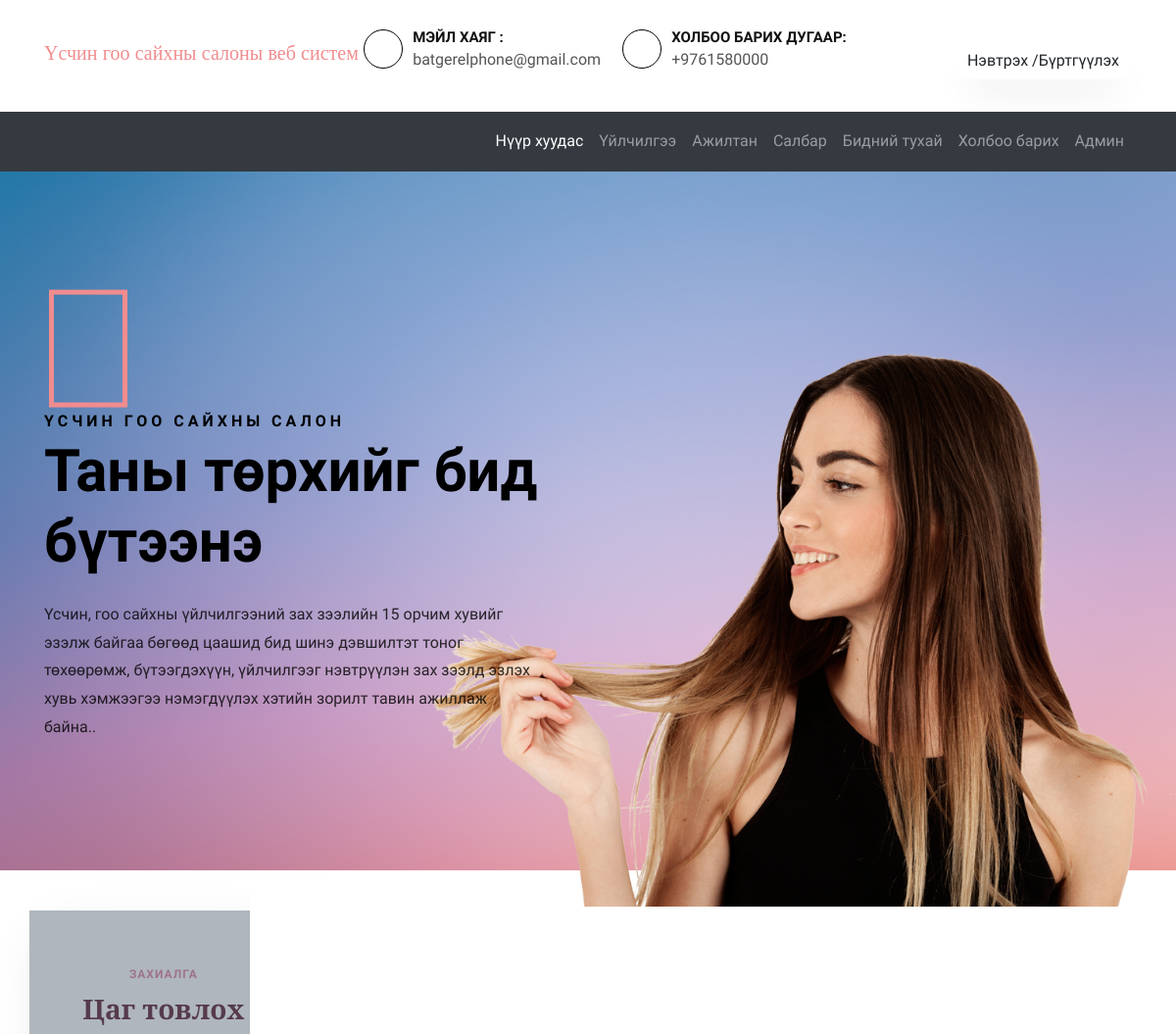
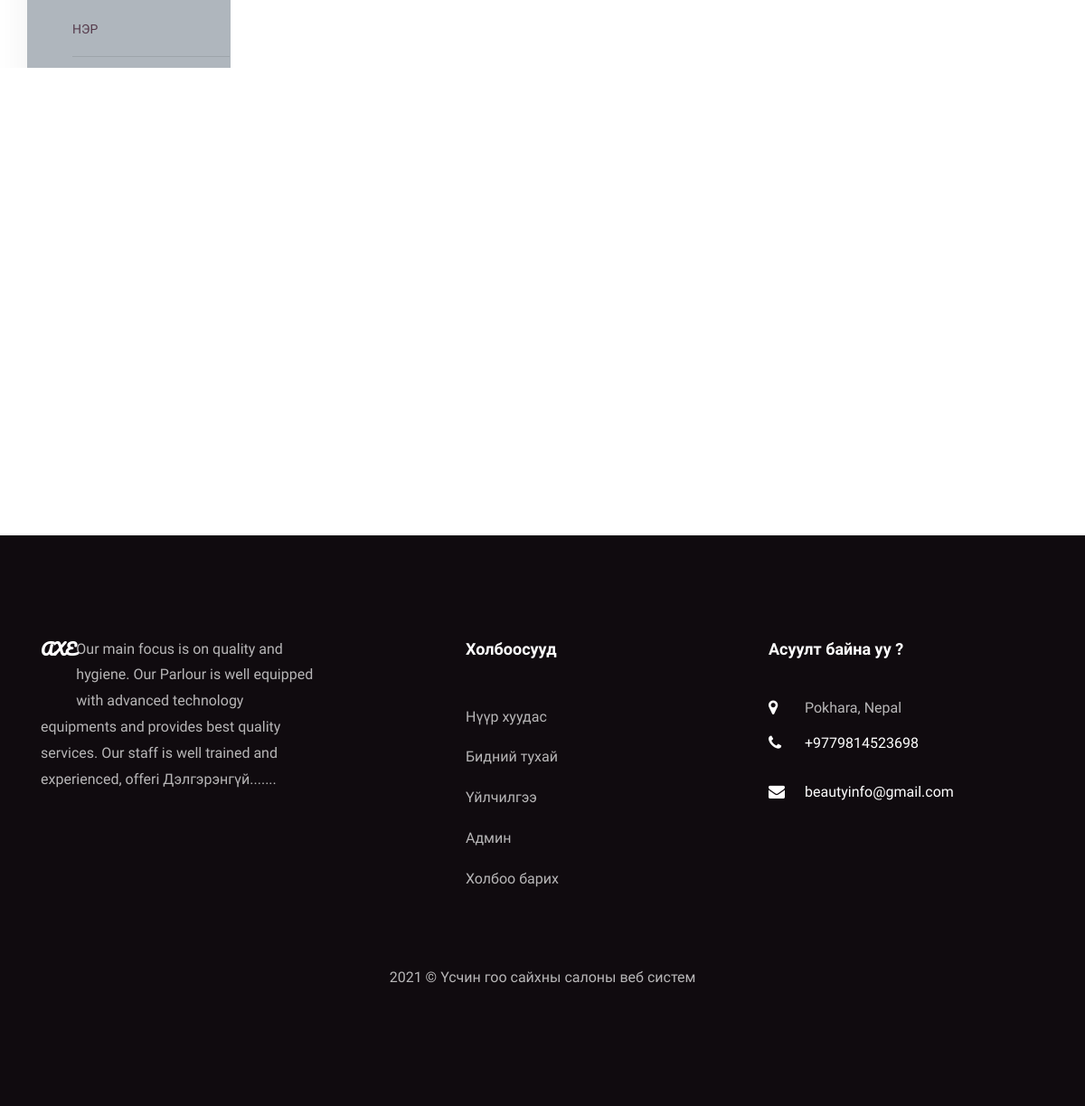
Screenshot of /bpms/index.php with the database file from the repository (2 pictures, top to bottom).
### tables this page shows
CREATE TABLE `tblpage` (
  `ID` int(10) NOT NULL,
  `PageType` varchar(200) DEFAULT NULL,
  `PageTitle` mediumtext,
  `PageDescription` mediumtext,
  `Email` varchar(200) DEFAULT NULL,
  `MobileNumber` bigint(10) DEFAULT NULL,
  `UpdationDate` date DEFAULT NULL,
  `Timing` varchar(200) NOT NULL
);

### bpms/index.php (the view, shortened to what this page needs)
<?php
include('includes/dbconnection.php');
?>
<!DOCTYPE html>
<html lang="en">
  <head>
    <link rel="stylesheet" href="css/open-iconic-bootstrap.min.css">
    <link rel="stylesheet" href="css/animate.css">
    <link rel="stylesheet" href="css/owl.carousel.min.css">
    <link rel="stylesheet" href="css/owl.theme.default.min.css">
    <link rel="stylesheet" href="css/magnific-popup.css">
    <link rel="stylesheet" href="css/aos.css">
    <link rel="stylesheet" href="css/ionicons.min.css">
    <link rel="stylesheet" href="css/bootstrap-datepicker.css">
    <link rel="stylesheet" href="css/jquery.timepicker.css">
    <link rel="stylesheet" href="css/flaticon.css">
    <link rel="stylesheet" href="css/icomoon.css">
    <link rel="stylesheet" href="css/style.css">
  </head>
  <body>
	  <?php include_once('includes/header.php');?>
    <section id="home-section" class="hero" style="background-image: url(images/bg-upd.jpg);" data-stellar-background-ratio="0.5">
		  <div class="home-slider owl-carousel">
	      <div class="slider-item js-fullheight">
	      	<div class="overlay"></div>
	        <div class="container-fluid p-0">
	          <div class="row d-md-flex no-gutters slider-text align-items-end justify-content-end" data-scrollax-parent="true">
	          	<img class="one-third align-self-end order-md-last img-fluid" src="images/bg_1.png" alt="">
		          <div class="one-forth d-flex align-items-center ftco-animate" data-scrollax=" properties: { translateY: '70%' }">
		          	<div class="text mt-5">
		          		<span class="subheading">Үсчин гоо сайхны салон </span>
			            <h1 class="mb-4">Таны төрхийг бид бүтээнэ</h1>
			            <p class="mb-4">Үсчин, гоо сайхны үйлчилгээний зах зээлийн 15 орчим хувийг эзэлж байгаа бөгөөд цаашид бид шинэ дэвшилтэт тоног төхөөрөмж, бүтээгдэхүүн, үйлчилгээг нэвтрүүлэн зах зээлд эзлэх хувь хэмжээгээ нэмэгдүүлэх  хэтийн зорилт тавин ажиллаж байна..</p>
		            </div>
		          </div>
	        	</div>
	        </div>
	      </div>
	    </div>
    </section>
<br>
    <section class="ftco-section ftco-no-pt ftco-booking">
    	<div class="container-fluid px-0">
    		<div class="row no-gutters d-md-flex justify-content-end">
    			<div class="one-forth d-flex align-items-end">
    				<div class="text">
    					<div class="appointment-wrap">
    						<span class="subheading">Захиалга</span>
								<h3 class="mb-2"> Цаг товлох</h3>
		    				<form action="#" method="post" class="appointment-form">
			            <div class="row">
			              <div class="col-sm-12">
			                <div class="form-group">
					              <input type="text" class="form-control" id="name" placeholder="Нэр" name="name" required="true">
					            </div>
			              </div>
			              <div class="col-sm-12">
			                <div class="form-group">
					              <input type="email" class="form-control" id="appointment_email" placeholder="И-мэйл" name="email" required="true">
					            </div>
			              </div>
				            <div class="col-sm-12">
			                <div class="form-group">
					              <div class="select-wrap">
		                      <div class="icon"><span class="ion-ios-arrow-down"></span></div>
		                      <select name="services" id="services" required="true" class="form-control">
		                      	<option value="">Үйлчилгээ сонгох</option>
		                      </select>
		                    </div>
					            </div>
			              </div>
			              <div class="col-sm-12">
			                <div class="form-group">
			                  <input type="text" class="form-control appointment_date" placeholder="Огноо" name="adate" id='adate' required="true">
			                </div>
			              </div>
			              <div class="col-sm-12">
			                <div class="form-group">
			                  <input type="text" class="form-control appointment_time" placeholder="Цаг" name="atime" id='atime' required="true">
			                </div>
			              </div>
			              <div class="col-sm-12">
			                <div class="form-group">
			                  <input type="text" class="form-control" id="phone" name="phone" placeholder="Утас" required="true" maxlength="10" pattern="[0-9]+">
			                </div>
			              </div>
				          </div>
				          <div class="form-group">
			              <input type="submit" name="submit" value="Цаг товлох" class="btn btn-primary">
			            </div>
			          </form>
		          </div>
						</div>
    			</div>
					<div class="one-third">
						<div class="img" style="background-image: url(images/bg-up.jpg);">
						</div>
					</div>
    		</div>
    	</div>
    </section>
		<br>
   <?php include_once('includes/footer.php');?>
  </body>
</html>

### bpms/includes/footer.php (shortened to what this page needs)
 <?php
include('includes/dbconnection.php');
?>
 <footer class="ftco-footer ftco-section">
      <div class="container">
        <div class="row mb-5">
          <div class="col-md">
            <div class="ftco-footer-widget mb-4">
              <h2 class="ftco-heading-2 logo">AXE</h2>
              <?php
$ret=mysqli_query($con,"select * from tblpage where PageType='aboutus' ");
while ($row=mysqli_fetch_array($ret)) {
?>
              <p><?php  echo substr($row['PageDescription'],0,200);?> <a href="about.php">Дэлгэрэнгүй.......</a></p><?php } ?>
            </div>
          </div>
          <div class="col-md" style="padding-left: 150px">
             <div class="ftco-footer-widget mb-4">
              <h2 class="ftco-heading-2"> Холбоосууд</h2>
              <ul class="list-unstyled">
                <li><a href="index.php" class="py-2 d-block">Нүүр хуудас</a></li>
                <li><a href="about.php" class="py-2 d-block">Бидний тухай</a></li>
                <li><a href="services.php" class="py-2 d-block">Үйлчилгээ</a></li>
                <li><a href="admin/index.php" class="py-2 d-block">Админ</a></li>
                <li><a href="contact.php" class="py-2 d-block">Холбоо барих</a></li>
              </ul>
            </div>
          </div>
          <div class="col-md">
            <div class="ftco-footer-widget mb-4">
            	<h2 class="ftco-heading-2"> Асуулт байна уу ? </h2>
            	<div class="block-23 mb-3">
                <?php
$ret=mysqli_query($con,"select * from tblpage where PageType='contactus' ");
while ($row=mysqli_fetch_array($ret)) {
?>
	              <ul>
	                <li><span class="icon icon-map-marker"></span><span class="text"><?php  echo $row['PageDescription'];?></span></li>
	                <li><a href="#"><span class="icon icon-phone"></span><span class="text">+<?php  echo $row['MobileNumber'];?></span></a></li>
	                <li><a href="#"><span class="icon icon-envelope"></span><span class="text"><?php  echo $row['Email'];?></span></a></li>
	              </ul>
	            </div>
               <?php } ?>
            </div>
          </div>
        </div>
        <div class="row">
          <div class="col-md-12 text-center">
            <p>
  2021 &copy; Үсчин гоо сайхны салоны веб систем  </p>
          </div>
        </div>
      </div>
    </footer>

### bpms/css/icomoon.css (style rules this page uses)
[class^="icon-"], [class*=" icon-"] { font-family: 'icomoon' !important; speak: none; font-style: normal; font-weight: normal; font-variant: normal; text-transform: none; line-height: 1; -webkit-font-smoothing: antialiased; -moz-osx-font-smoothing: grayscale; }
.icon-map-marker:before { content: "\f041"; }
.icon-phone:before { content: "\f095"; }
.icon-envelope:before { content: "\f0e0"; }

### rows the page displays
tblpage: PageDescription "Our main focus is on quality and hygiene. Our Parlour is well equipped with advanced technology equipments and provides best quality services. Our staff is well trained and experienced, offeri"
tblpage: PageDescription "Pokhara, Nepal", MobileNumber "9779814523698", Email "beautyinfo@gmail.com"
